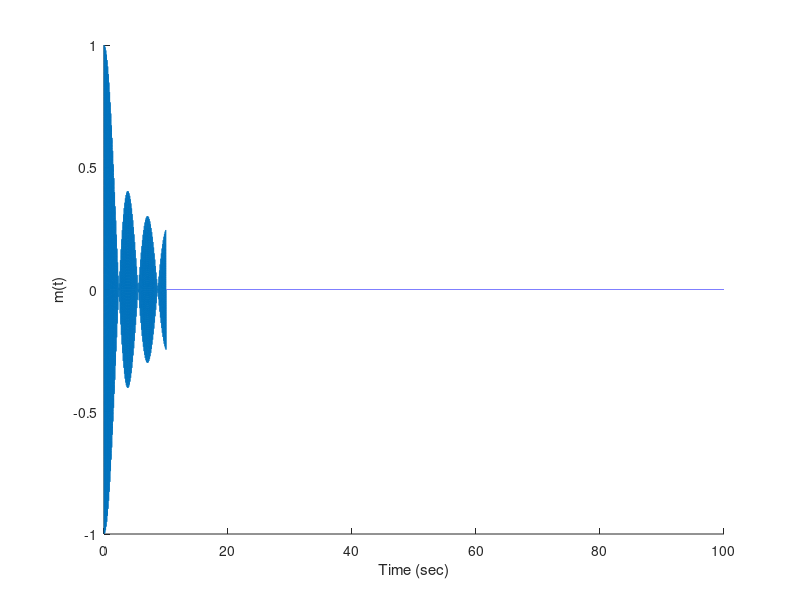
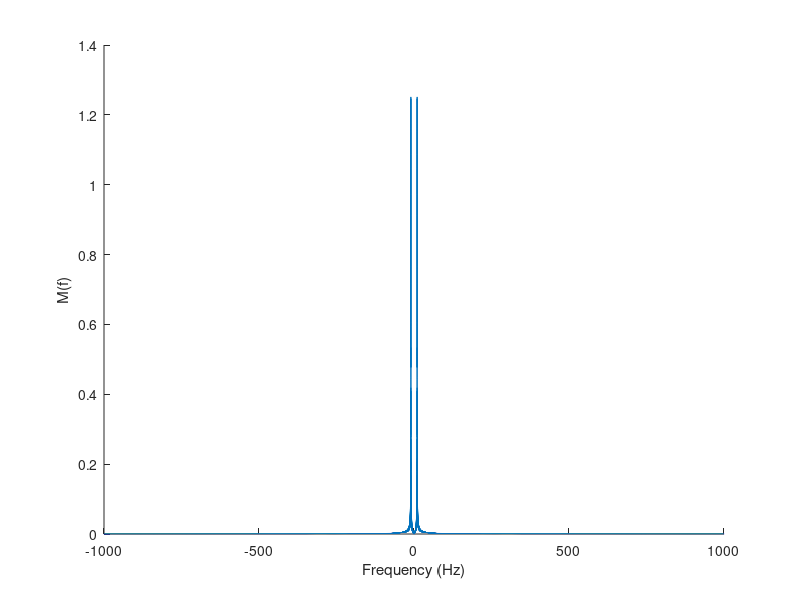
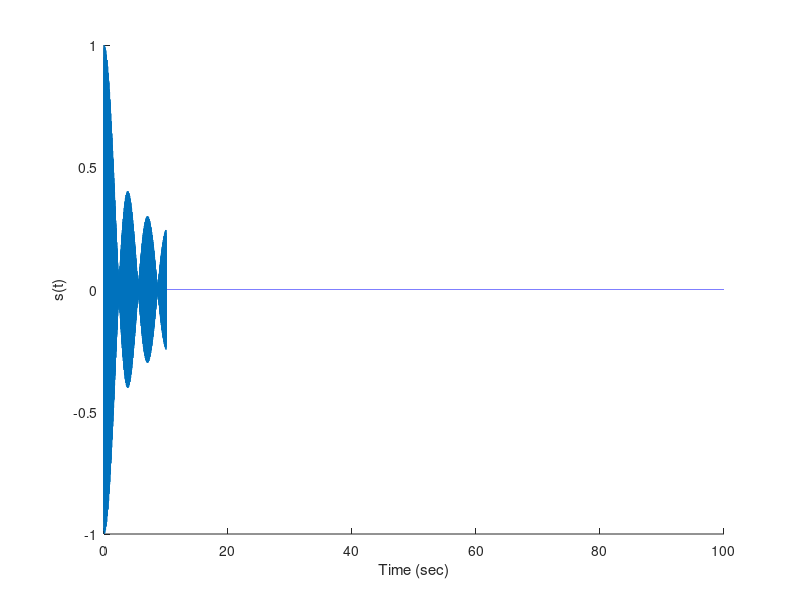
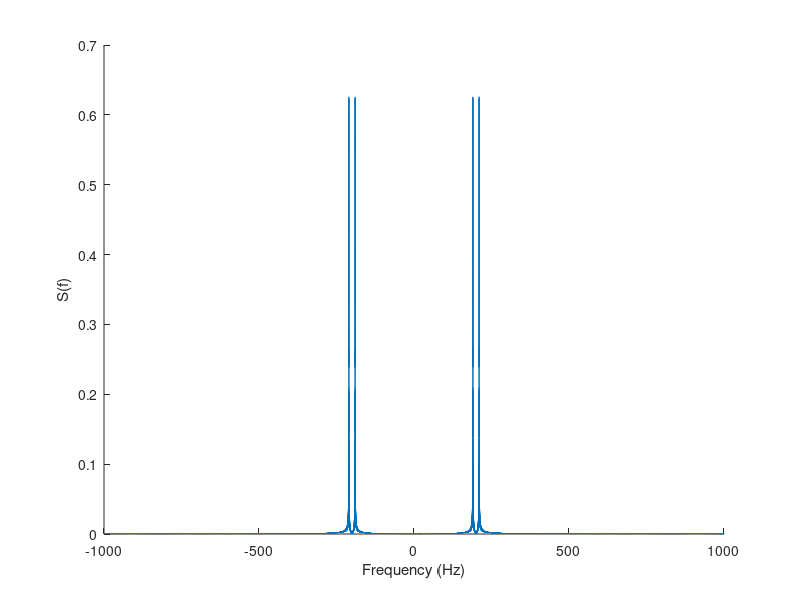

MATLAB code for these plots, in order:
# clear command window
clc;
# remove all variables from workspace
clear
# close all figures
close all
# importing signal package
pkg load signal

%%%%%% Frequencies initialization %%%%%%
# carrier frequency initialization
fc=200; #10KHz

%%%%%% Time and frequency definition %%%%%%
# time step
ts= 0.1/fc;
# T is the simulation time
T=100;
# Number of time samples
N=ceil(T/ts);
# time vector
t= 0:ts:((N-1)*ts);

%%%%%% Frequency domain %%%%%%
# df=fs/N
df=1/T;
# sampling frequency, inverse of sampling tinme
fs=1/ts;
# frequency vector
if(rem(N,2)==0) #even
  f= -(0.5*fs): df : (0.5*fs-df);
else #odd
  f= -(0.5*fs-0.5*df): df : (0.5*fs-0.5*df);
end

%%%%%% Baseband signal definition in Time %%%%%%
# m(t) definition
m= besselj(0,t).*cos(2*pi*10*t);
m(t>10)=0;
# plotting m(t) with t
figure(1);
plot(t,m);
xlabel("Time (sec)");
ylabel("m(t)");
box off;

%%%%%% frequency components of baseband sigmal %%%%%%
# fast fourier transform of baseband signal, scaled by 1/N for periodic signals, *ts for non-periodic signals
M=fftshift(fft(m)*ts);
# plotting frequency component of signal
figure(2);
plot(f, abs(M));
xlabel("Frequency (Hz)");
ylabel("M(f)");
box off;

%%%%%%%%% Calculating Total Energy %%%%%%%%
Energy_from_freq=sum(abs(M).^2)*df;


%%%%%% Finding Band Width %%%%%%%%%%
# we first have to find f=0
index_f0=find(f==0);
# Initializing accumulate energy
Energy_acc=0;
for index_f= index_f0:length(f)
  # we multiply by 2 to use the property of even function
  Energy_acc+=2*(abs(M(index_f)).^2)*df;
  # comparing it to 99% of total energy
  if(Energy_acc>=0.99*Energy_from_freq)
    BW=f(index_f);
    break
  end
end

%%%%%% DSB-SC Modulated signal definition in time %%%%%%
# s(t)
c=cos(2*pi*fc*t);
s= m.*c;
# plotting modulated signal with respect to time
figure(3);
plot(t,s);
xlabel("Time (sec)");
ylabel("s(t)")
box off;

%%%%%% DSB-SC Modulated signal definition in frequency %%%%%%
# S(f) using fft
S=fftshift(fft(s)*ts);
# plotting modulated signal with respect to frequency
figure(4);
plot(f,abs(S));
xlabel("Frequency (Hz)");
ylabel("S(f)")
box off;

%%%%%%%%% Band Pass Filter %%%%%%%%%%
H= zeros(size(f));
H(f>fc & f<fc+BW)=1;
H(f<-fc & f>-fc-BW)=1;
# plotting filter with respect to frequency
figure(5);
plot(f,abs(H));
xlabel("Frequency (Hz)");
ylabel("|H(f)|")
box off;

%%%%%% SSB (USB is transmitted) Modulated signal definition in frequency %%%%%%
# SSB frequency domain
SSB=S.*H;
# plotting modulated signal with respect to frequency
figure(6);
plot(f,abs(SSB));
xlabel("Frequency (Hz)");
ylabel("SSB |S(f)|")
box off;

%%%%%%%%%%% SSB signal time domain %%%%%%%%%%%
s=real(ifft(ifftshift(S))/ts);

%%%%%% Coherent detector (receiver) time response %%%%%%
# r(t)
g_received=s.*c;

%%%%%%%%%%%% Freq response %%%%%%%%%%%%%%%
G_received=fftshift(fft(g_received)*ts);

# plotting receiver signal with respect to time
figure(7);
plot(f,abs(G_received));
xlabel("Frequency (Hz)");
ylabel("G(f)");
box off;

%%%%%% Filter (ideal LPF) frequency response %%%%%%
# H(f)
H=abs(f)<BW;

%%%%%%%%%% Message after filter %%%%%%%%%%%%%
G_final=H.*G_received;
g_final=real(ifft(ifftshift(G_final)/ts));
# normalizing the curve
g_norm=g_final/max(g_final);

%%%%%%%% plotted signal after LPF %%%%%%%%%%
figure(8);
plot(t,g_norm,"--b");
xlabel("Time (sec)");
ylabel("g(t)")
box off;

%%%%%%% Plot Original Signal %%%%%%%%%%%%%%%
hold on;
plot(t,m/max(m),"-r");
legend("Signal after LPF","Original Signal");

